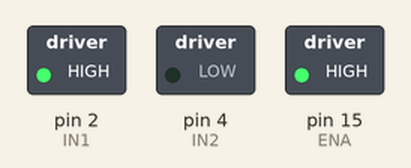
Recording of a sketch running on a simulated Arduino Uno, built with avr-gcc and run on an emulated ATmega328P. Shown: switched loads named in the sketch (green lamp = pin HIGH).

Above: at 0.1 s.
Timing chart, 0 to 1.6 s (numbered marks = the images above):
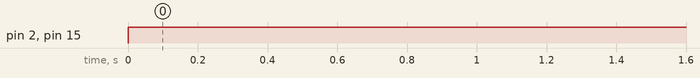

Measured:
- by itself, pin 2 (IN1), pin 15 (ENA): LOW → HIGH at 0.00 s

The sketch:

test-motor.ino
```cpp
#define ENA 15 /* L298N */
#define IN1 2
#define IN2 4

void setup() {
        pinMode(ENA, OUTPUT);
        pinMode(IN1, OUTPUT);
        pinMode(IN2, OUTPUT);
}

void loop() {
        runMotorA();
        delay(2000);
}

void runMotorA() {
        digitalWrite(IN1, HIGH);
        digitalWrite(IN2, LOW);
        analogWrite(ENA, 255);

        delay(2000);
}

void runMotorB() {
        digitalWrite(IN1, LOW);
        digitalWrite(IN2, HIGH);
        analogWrite(ENA, 255);
        delay(2000);
}
```
